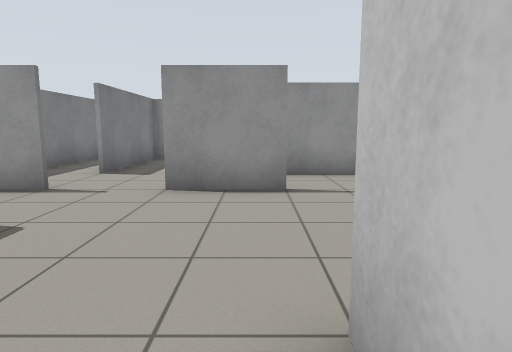
View 1 (above)

24 first-person views from a walk through a world built for the Gazebo simulator. The camera is 1 m above the floor, tilts 8° down and sees 75° across. The floor is counted in squares, 1 m on a side. Each view is taken from the middle of a square. On the plan, view 1 faces up. The plan holds only what a view shows up to about 13 squares ahead; the rest is blank.

View 2
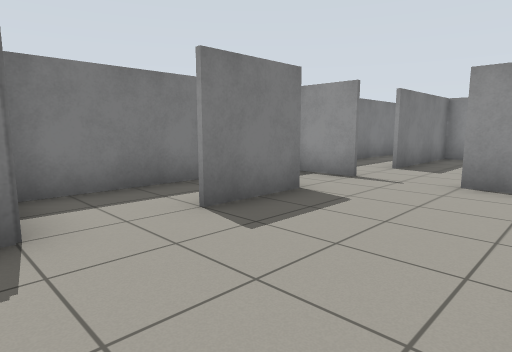

View 3
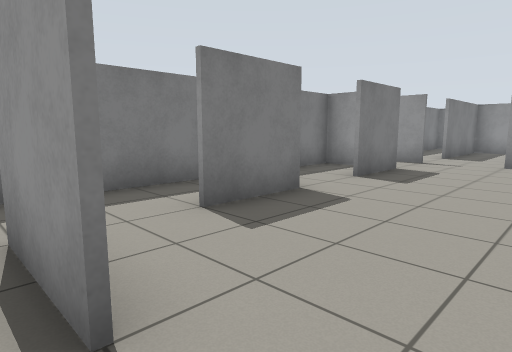

View 4
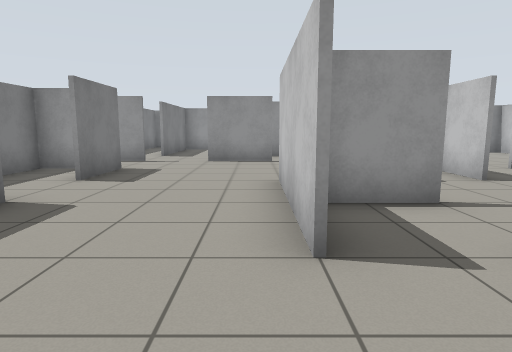

View 5
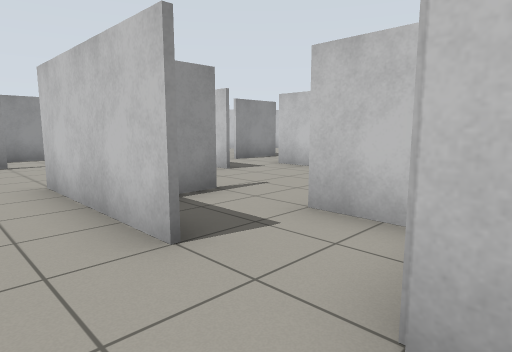

View 6
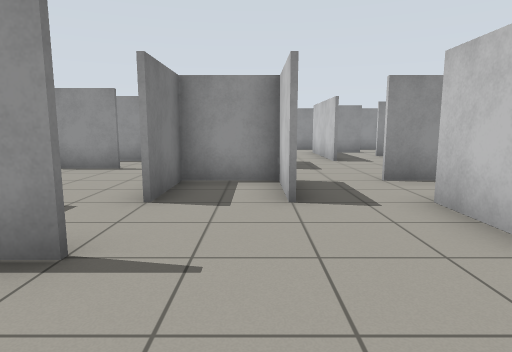

View 7
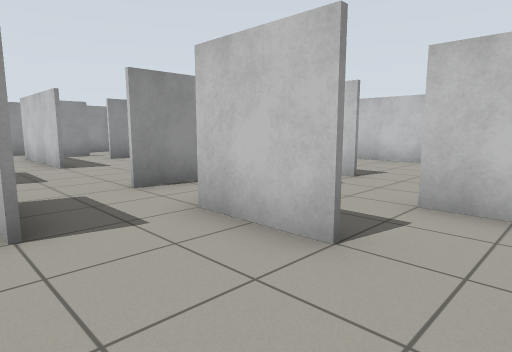

View 8
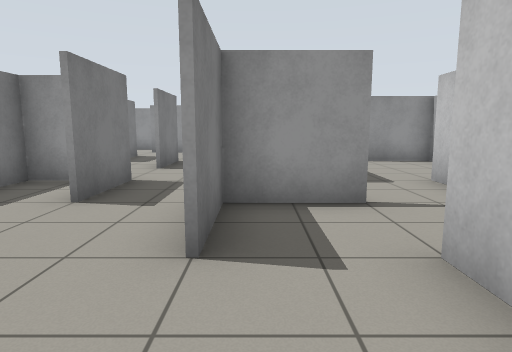

View 9
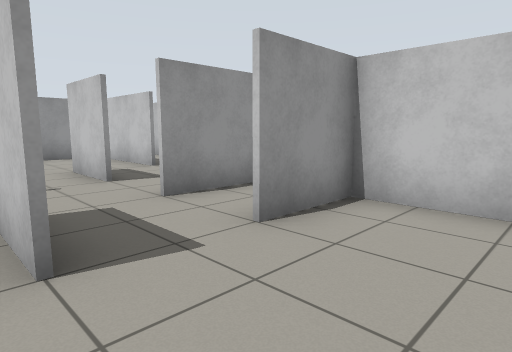

View 10
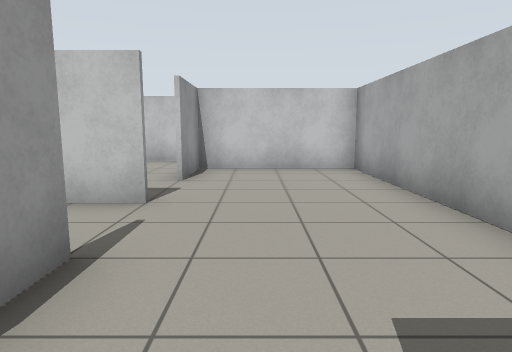

View 11
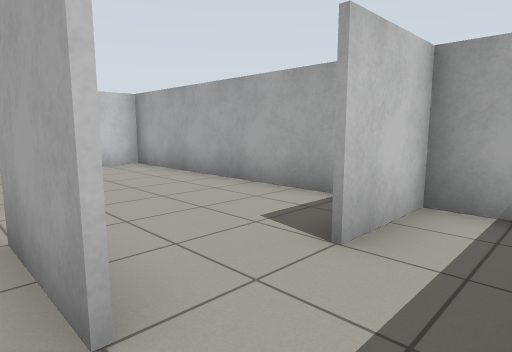

View 12
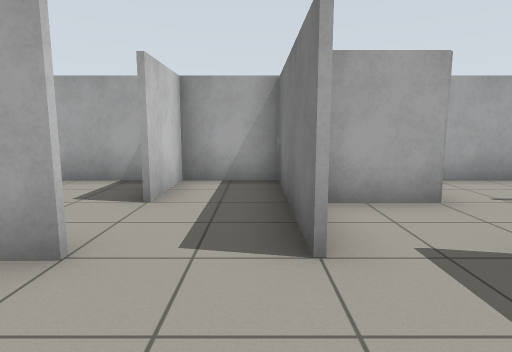

View 13
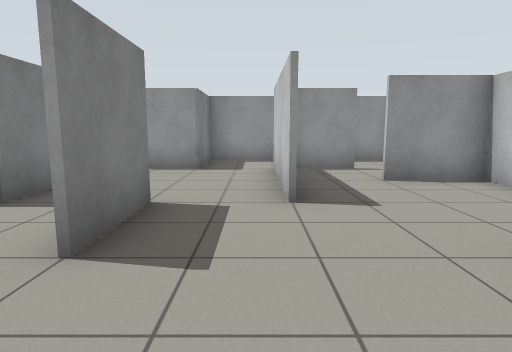

View 14
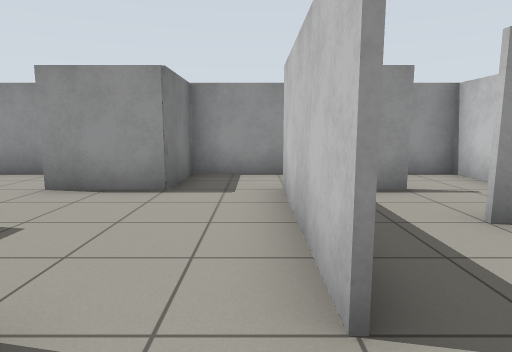

View 15
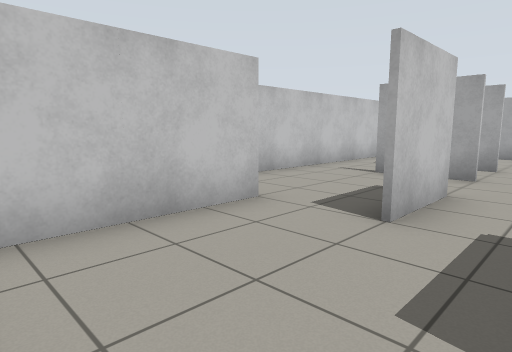

View 16
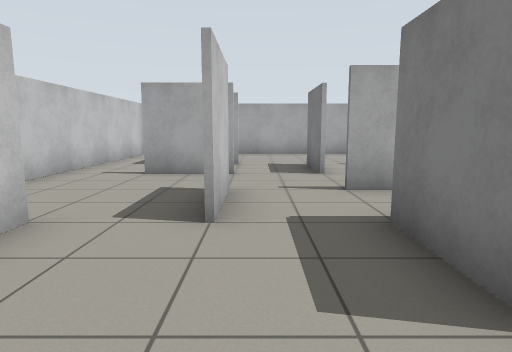

View 17
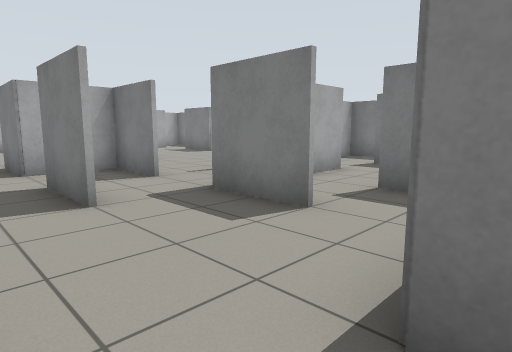

View 18
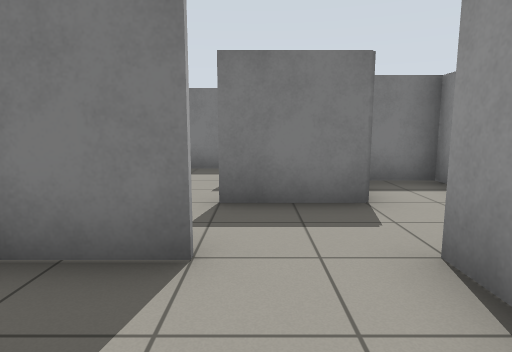

View 19
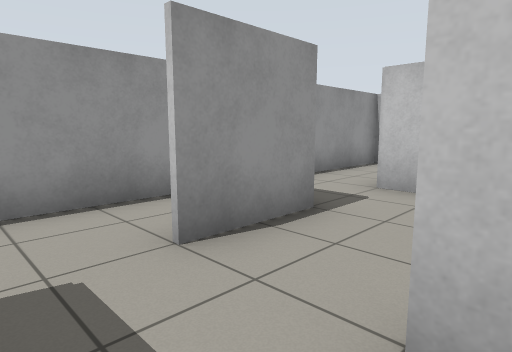

View 20
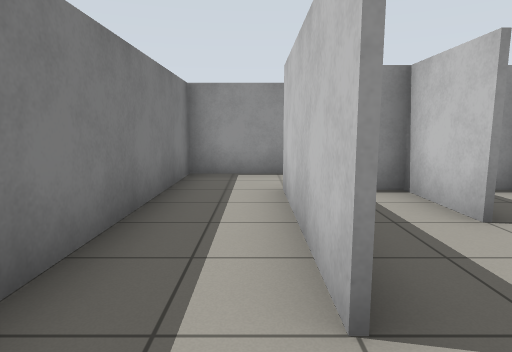

View 21
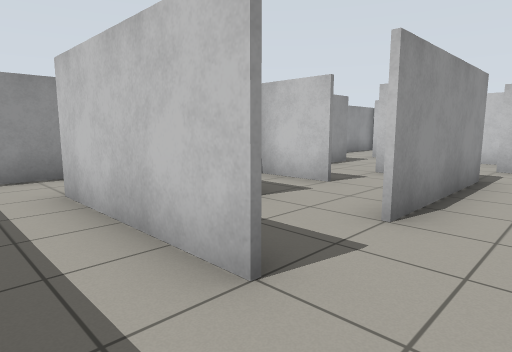

View 22
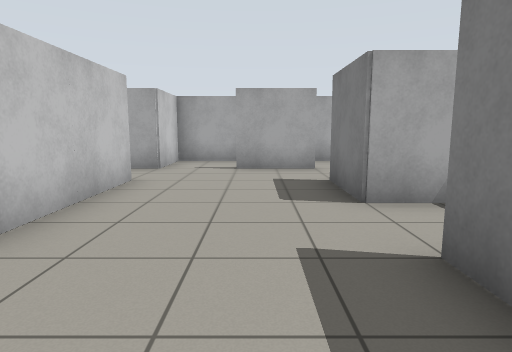

View 23
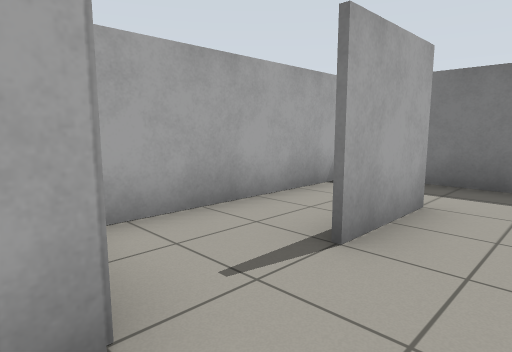

View 24
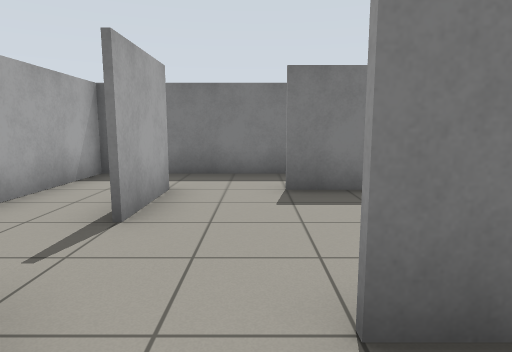

### Floor plan
Ten units are one square. View 1 is at (0, 0); x grows to the right and y downward. Boxes are objects, and circles mark ways between rooms. Rooms are numbered by the first view taken in them; rooms with no view inside come last. Other rooms are left out.
<svg viewBox="-60 -140 210 210">
<path fill="none" stroke="#000" d="M6 18 6 25M-34 -36 -34 -15M-46 5 -34 5 -34 25M5 26 5 -15M26 5 9 5M-45 -34 -55 -34 -55 2M6 -55 -15 -55M-34 -55 -50 -55M-24 45 -15 45M5 45 21 45M25 38 25 25M-14 45 -35 45M-35 65 5 65 5 45M26 25 26 65 45 65 45 45M45 -14 45 -34 25 -34M44 25 56 25M65 6 65 -15M26 -29 26 -15M46 -35 46 -15M76 -16 85 -16M85 -34 65 -34M85 26 85 5 85 25M104 25 109 25M56 25 65 25 58 25M51 65 124 65 124 25 105 25M124 5 105 5M86 -15 66 -15 66 5M85 -52 85 -34M65 -74 65 -84M124 -46 124 -75 105 -75M105 -95 85 -95M46 -76 46 -55M66 -135 46 -135 46 -114M46 -114 34 -114M65 -84 65 -116M25 -96 25 -75M5 -94 5 -114M-15 -94 -15 -114 -34 -114 -34 -75M-16 -75 -3 -75M5 -116 5 -95M34 -114 25 -114M-35 -74 -35 -115M-30 -135 -55 -135 -55 -55 -49 -55M124 -34 124 -46M116 5 125 5M145 6 145 -36M86 -114 70 -114M105 -122 105 -135 66 -135M105 -14 105 -35M104 5 116 5M38 -135 -15 -135 -15 -121M-36 45 -24 45M-55 10 -55 45M145 62 145 6M25 -75 -15 -75M25 -56 26 -29M25 -35 46 -35M-55 45 -55 65 -35 65"/>
<circle cx="-5" cy="50" r="3" fill="#2a7"/>
<circle cx="20" cy="-20" r="3" fill="#2a7"/>
<circle cx="30" cy="20" r="3" fill="#2a7"/>
<circle cx="-25" cy="-50" r="3" fill="#2a7"/>
<circle cx="-30" cy="35" r="3" fill="#2a7"/>
<circle cx="15" cy="-50" r="3" fill="#2a7"/>
<circle cx="-25" cy="60" r="3" fill="#2a7"/>
<circle cx="40" cy="30" r="3" fill="#2a7"/>
<circle cx="50" cy="40" r="3" fill="#2a7"/>
<circle cx="65" cy="15" r="3" fill="#2a7"/>
<circle cx="60" cy="-30" r="3" fill="#2a7"/>
<circle cx="75" cy="-20" r="3" fill="#2a7"/>
<circle cx="100" cy="10" r="3" fill="#2a7"/>
<circle cx="80" cy="0" r="3" fill="#2a7"/>
<circle cx="115" cy="20" r="3" fill="#2a7"/>
<circle cx="60" cy="-80" r="3" fill="#2a7"/>
<circle cx="120" cy="-40" r="3" fill="#2a7"/>
<circle cx="80" cy="-90" r="3" fill="#2a7"/>
<circle cx="100" cy="-30" r="3" fill="#2a7"/>
<circle cx="50" cy="-45" r="3" fill="#2a7"/>
<circle cx="60" cy="-110" r="3" fill="#2a7"/>
<circle cx="75" cy="-125" r="3" fill="#2a7"/>
<circle cx="30" cy="-100" r="3" fill="#2a7"/>
<circle cx="40" cy="-70" r="3" fill="#2a7"/>
<circle cx="-20" cy="-70" r="3" fill="#2a7"/>
<circle cx="20" cy="-110" r="3" fill="#2a7"/>
<circle cx="-5" cy="-60" r="3" fill="#2a7"/>
<circle cx="110" cy="-5" r="3" fill="#2a7"/>
<circle cx="135" cy="10" r="3" fill="#2a7"/>
<circle cx="-45" cy="50" r="3" fill="#2a7"/>
<circle cx="30" cy="-60" r="3" fill="#2a7"/>
<text x="-10" y="-10">1</text>
<text x="-10" y="60">2</text>
<text x="40" y="50">3</text>
<text x="40" y="0">4</text>
<text x="90" y="40">5</text>
<text x="90" y="-60">6</text>
<text x="60" y="-130">7</text>
<text x="50" y="-100">8</text>
<text x="0" y="-90">9</text>
<text x="-40" y="-100">10</text>
<text x="130" y="-30">11</text>
<text x="90" y="-120">12</text>
<text x="100" y="-10">13</text>
<text x="20" y="-130">14</text>
<text x="-40" y="30">15</text>
<text x="140" y="30">16</text>
<text x="10" y="-60">17</text>
<text x="40" y="-60">18</text>
<text x="-50" y="50">19</text>
</svg>
Room 1 opens to room 2. Room 1 opens to room 4. Room 1 opens to room 10. Room 1 opens to room 15. Room 1 opens to room 17. Room 2 opens to room 19. Room 3 opens to room 4. Room 3 opens to room 5. Room 4 opens to room 5. Room 4 opens to room 6. Room 4 opens to room 13. Room 5 opens to room 13. Room 5 opens to room 16. Room 6 opens to room 8. Room 6 opens to room 11. Room 6 opens to room 12. Room 6 opens to room 13. Room 6 opens to room 18. Room 7 opens to room 8. Room 7 opens to room 12. Room 8 opens to room 9. Room 8 opens to room 18. Room 9 opens to room 10. Room 9 opens to room 14. Room 10 opens to room 17. Room 11 opens to room 13. Room 11 opens to room 16. Room 15 opens to room 19. Room 17 opens to room 18.

Where each view was taken, in squares from view 1:
view 1: 0 up, 0 right, facing up
view 2: 1 down, 0 right, facing up-left
view 3: 5 down, 0 right, facing up-left
view 4: 5 down, 0 right, facing up
view 5: 5 down, 1 left, facing up-right
view 6: 3 down, 4 right, facing up
view 7: 2 down, 4 right, facing up-right
view 8: 3 down, 7 right, facing up
view 9: 5 down, 8 right, facing up-right
view 10: 4 down, 4 right, facing right
view 11: 2 down, 3 right, facing down-right
view 12: 0 up, 3 right, facing down
view 13: 3 up, 6 right, facing up
view 14: 6 up, 6 right, facing up
view 15: 7 up, 9 right, facing down-right
view 16: 7 up, 10 right, facing down
view 17: 12 up, 6 right, facing down-left
view 18: 10 up, 5 right, facing left
view 19: 9 up, 1 right, facing up-right
view 20: 6 up, 4 left, facing up
view 21: 6 up, 5 left, facing up-right
view 22: 4 up, 2 left, facing down
view 23: 3 down, 1 right, facing down-left
view 24: 3 down, 2 right, facing left
